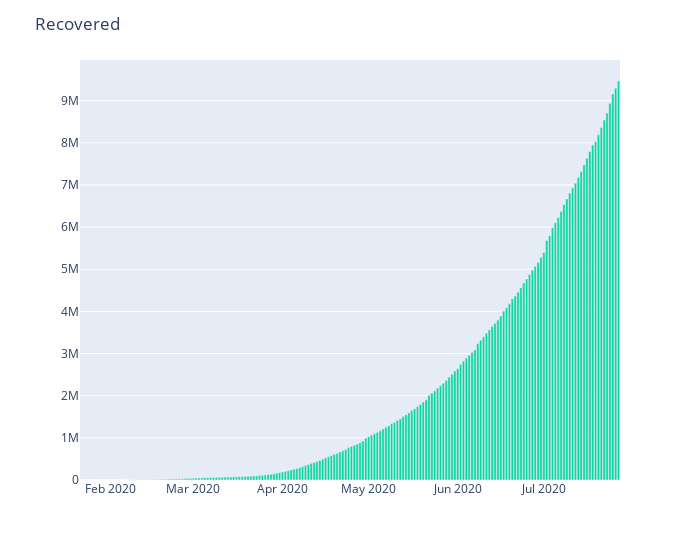

Here is the notebook cell this chart was saved with:
### Code cell
plot_daywise('Recovered', rec)

### Figure 1 — Plotly figure (JSON) as saved in the notebook; plotly's stock layout.template omitted (floating-point values rounded to 4 significant figures; data arrays with more than 128 entries replaced by an {"elided": "..."} marker saying what was removed)
{"data": [{"alignmentgroup": "True", "hovertemplate": "Date=%{x}<br>Recovered=%{y}<extra></extra>", "legendgroup": "", "marker": {"color": "#06d6a0"}, "name": "", "offsetgroup": "", "orientation": "v", "showlegend": false, "textposition": "auto", "type": "bar", "x": {"elided": "188 str values"}, "xaxis": "x", "y": {"elided": "188 int values"}, "yaxis": "y"}], "layout": {"barmode": "relative", "legend": {"tracegroupgap": 0}, "margin": {"t": 60}, "title": {"text": "Recovered"}, "width": 700, "xaxis": {"anchor": "y", "domain": [0, 1], "title": {"text": ""}}, "yaxis": {"anchor": "x", "domain": [0, 1], "title": {"text": ""}}}}
